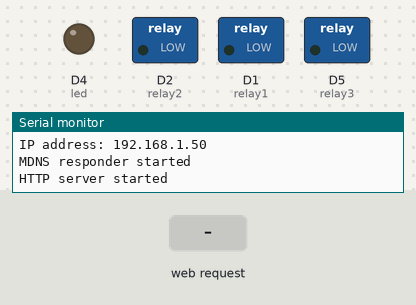
The sketch below on a simulated ESP8266 (NodeMCU). On the bench: switched loads named in the sketch (green lamp = pin HIGH), output pins drawn as LEDs (lit = HIGH), the last lines printed to the serial monitor. The test bench sets the inputs (shaded band). WiFi joins after 1.5 s; servers stay silent unless stated.

Above: at 2.7 s.
2.8 s: HTTP request GET /1off.pls received
At 3.8 s:
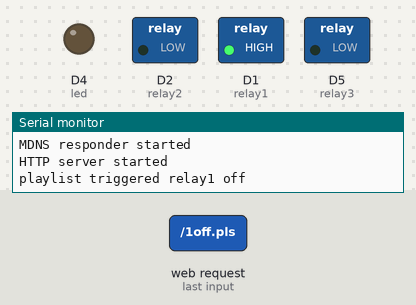
4.3 s: HTTP request GET /2off.pls received
At 4.9 s:
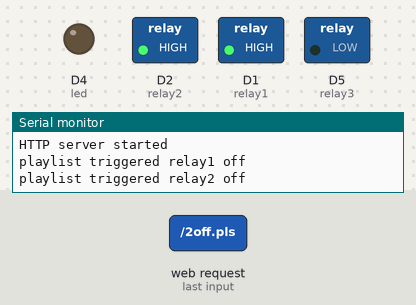
5.8 s: HTTP request GET /1.pls received
At 7.0 s:
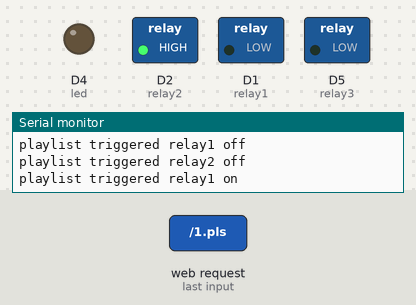
7.3 s: HTTP request GET /3off.pls received
At 8.4 s:
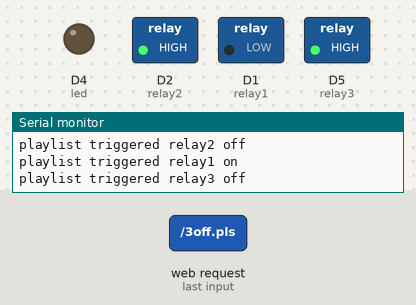
8.8 s: HTTP request GET /2.pls received
At 9.5 s:
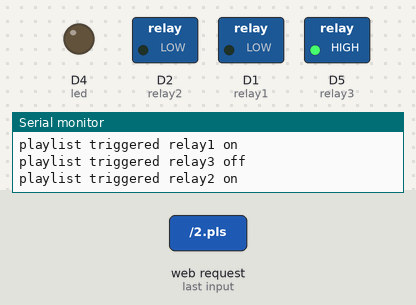
10.3 s: HTTP request GET /3.pls received
At 10.7 s:
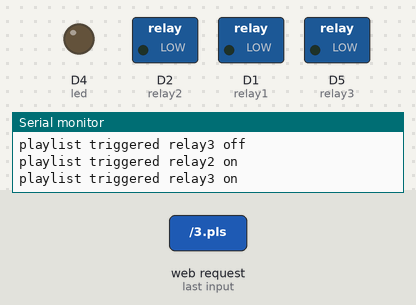
Timing chart, 0 to 12.8 s (numbered marks = the images above; inputs shaded):
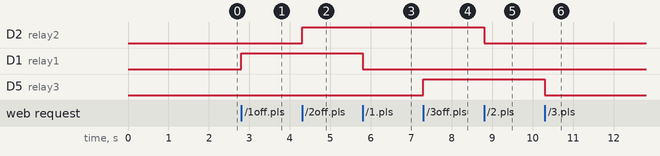

The sketch:

lightalarm_playlist.ino
```cpp
#include <ESP8266WiFi.h> //esp8266 library

#include <WiFiClient.h> //http requests to actual playlist location

#include <ESP8266WebServer.h> // fake playlist location serving (to trigger relais on call)
#include <ESP8266mDNS.h>  // support module for server

#include <WiFiManager.h>//no hard-coded wifi credentials

// ---- define D_x - GPIO_y mappings ----
//D0 is already:
//#define LED_BUILTIN 16
#define D1 5
#define D2 4
#define D3 0 //also:flash!!
#define D4 2 //also: TXD1!!
#define D5 14
#define D6 12
#define D7 13
#define D8 15

#define relay1 D1
#define relay2 D2
#define relay3 D5
#define relay4 D6


String String1 = String("[playlist]\n") +
"umberofentries=2\n"+
"File1=http://bbcwssc.ic.llnwd.net/stream/bbcwssc_mp1_ws-eieuk\n" +
"Title1=BBC World Service Online\n" +
"Length1=-1\n" +
"File2=http://bbcwssc.ic.llnwd.net/stream/bbcwssc_mp1_ws-eieuk_backup\n" +
"Title2=BBC World Service Online\n" +
"Length2=-1";


const int led = LED_BUILTIN;

ESP8266WebServer server(80); // global server object for playlist "serving"


// https://github.com/tzapu/WiFiManager
void connectWifi(){
  Serial.print("Connecting using wifiManager");
  WiFiManager wifiManager;
  wifiManager.setConfigPortalTimeout(360); // reboot after 360s if no new wifi entered
  wifiManager.autoConnect("AutoConnectAP"); // opens if previous conf. wifi is unreachable

  // continues only if connected
  Serial.println("Connected");
}//end connect

// setup serial and wifi
void setup() {
  Serial.begin(115200);
  Serial.println("serial set-up");
  connectWifi();

  mysetup();
}


void handleRoot() {
  digitalWrite(led, 1);
  server.send(200, "text/plain", "hello from esp8266!");
  digitalWrite(led, 0);
}

void handleNotFound(){
  digitalWrite(led, 1);
  String message = "File Not Found\n\n";
  message += "URI: ";
  message += server.uri();
  message += "\nMethod: ";
  message += (server.method() == HTTP_GET)?"GET":"POST";
  message += "\nArguments: ";
  message += server.args();
  message += "\n";
  for (uint8_t i=0; i<server.args(); i++){
    message += " " + server.argName(i) + ": " + server.arg(i) + "\n";
  }
  server.send(404, "text/plain", message);
  digitalWrite(led, 0);
}

void mysetup(void){

  Serial.println("setting up pins..");
  pinMode(led, OUTPUT);
  digitalWrite(led, 0);

  pinMode(relay1, OUTPUT);
  pinMode(relay2, OUTPUT);
  pinMode(relay3, OUTPUT);
  pinMode(relay3, OUTPUT);

  Serial.println("waiting for wifi to connect (wifi setup complete)");

  // Wait for connection
  while (WiFi.status() != WL_CONNECTED) {
    delay(500);
    Serial.print(".");
  }
  Serial.print("IP address: ");
  Serial.println(WiFi.localIP());

  if (MDNS.begin("esp8266")) {
    Serial.println("MDNS responder started");
  }

  server.on("/", handleRoot);


//  Setup the hooks for playlist listening and relais clicking..
//---- turnons ----

  server.on("/1.pls", [](){
    server.send(200, "audio/x-scpls", String1);//needed to make alarmclock-app happy
    digitalWrite(relay1, LOW);
    Serial.println("playlist triggered relay1 on");
    delay(1000);                      // Wait for a second
  });

  server.on("/2.pls", [](){
    server.send(200, "audio/x-scpls", String1);
    digitalWrite(relay2, LOW);
    Serial.println("playlist triggered relay2 on");
    delay(1000);
  });

  server.on("/3.pls", [](){
    server.send(200, "audio/x-scpls", String1);
    digitalWrite(relay3, LOW);
    Serial.println("playlist triggered relay3 on");
    delay(1000);
  });

    server.on("/4.pls", [](){
    server.send(200, "audio/x-scpls", String1);
    digitalWrite(relay4, LOW);
    Serial.println("playlist triggered relay4 on");
    delay(1000);
  });

//---- turnoffs ----
    server.on("/1off.pls", [](){
    server.send(200, "audio/x-scpls", String1);
    digitalWrite(relay1, HIGH);
    Serial.println("playlist triggered relay1 off");
    delay(1000);
  });

  server.on("/2off.pls", [](){
    server.send(200, "audio/x-scpls", String1);
    digitalWrite(relay2, HIGH);
    Serial.println("playlist triggered relay2 off");
    delay(1000);
  });

  server.on("/3off.pls", [](){
    server.send(200, "audio/x-scpls", String1);
    digitalWrite(relay3, HIGH);
    Serial.println("playlist triggered relay3 off");
    delay(1000);
  });

    server.on("/4off.pls", [](){
    server.send(200, "audio/x-scpls", String1);
    digitalWrite(relay4, HIGH);
    Serial.println("playlist triggered relay4 off");
    delay(1000);
  });

//---- general onoffs ----

   server.on("/on.pls", [](){
    server.send(200, "audio/x-scpls", String1);
    digitalWrite(relay1, LOW);
    digitalWrite(relay2, LOW);
    digitalWrite(relay3, LOW);
    digitalWrite(relay4, LOW);
    Serial.println("playlist triggered ALL-on");
    delay(1000);
  });

  server.on("/off.pls", [](){
    server.send(200, "audio/x-scpls", String1);
    digitalWrite(relay1, HIGH);
    digitalWrite(relay2, HIGH);
    digitalWrite(relay3, HIGH);
    digitalWrite(relay4, HIGH);
    Serial.println("playlist triggered ALL-off");
    delay(1000);
  });

  server.onNotFound(handleNotFound);

  server.begin();
  Serial.println("HTTP server started");
}

void loop(void){
  server.handleClient();
}
```

Measured:
- after the input at 2.8 s, D1 (relay1): LOW → HIGH at once
- after the input at 4.3 s, D2 (relay2): LOW → HIGH at once
- after the input at 5.8 s, D1 (relay1): HIGH → LOW at once
- after the input at 7.3 s, D5 (relay3): LOW → HIGH at once
- after the input at 8.8 s, D2 (relay2): HIGH → LOW at once
- after the input at 10.3 s, D5 (relay3): HIGH → LOW at once
